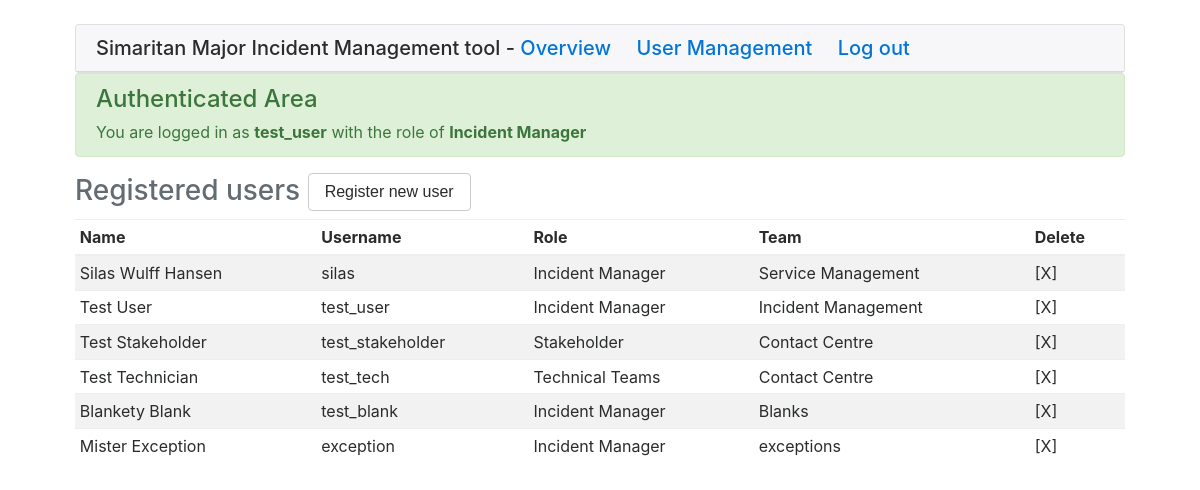
/usermanagement (signed in), run on an earlier commit of the app's database.
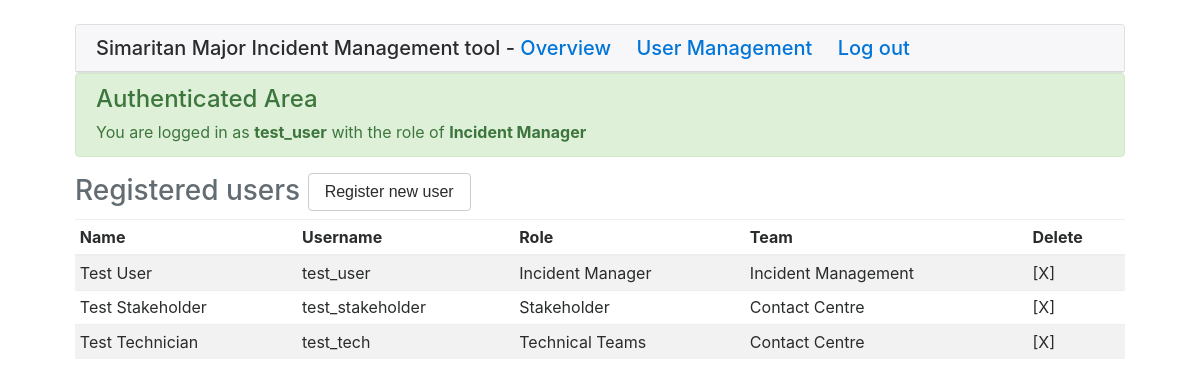
And on a later commit of the database.
### models.py (models this page shows, shortened)
class User(UserMixin, db.Model):
    id = db.Column(db.Integer, primary_key=True)
    username = db.Column(db.String(32), index=True, unique=True)
    name = db.Column(db.String(32), index=True)
    email = db.Column(db.String(64), index=True, unique=True)
    role = db.Column(db.String(64), index=True)
    team = db.Column(db.String(64), index=True)
    password_hash = db.Column(db.String(64))

### simaritan/routes.py (the view, shortened to what this page needs)
@app.route('/usermanagement', methods=['GET', 'POST'])
@login_required
def userManagement():
    if current_user.role != "Incident Manager":
        return render_template('notpermitted.html')
    users = User.query.all()
    regf = UserReg()
    incidents = Incident.query.order_by(Incident.id.asc()).all()
    return render_template('userManagement.html', users=users, regf=regf, incs=incidents, title='User Management')

### models.py (called while the page is built)
@login.user_loader
def load_user(id):
    return User.query.get(int(id))

### simaritan/templates/userManagement.html (shortened to what this page needs)
{% extends "base.html" %}
{% block body %}
		<div class="row">
			<div class="col-md-12">
				<div class="row">
					{% include "components/authenticated_header.html" %}
				</div>
				<div class="row">
					<div class="col-md-12">
						<h3 class="text-left text-muted">
							Registered users
							<button type="button" class="btn btn-secondary" data-toggle="modal" data-target="#addUserModal">
								Register new user
							</button>
						</h3>
						<table class="table table-striped table-hover table-sm">
							<thead>
								<tr>
									<th>
										Name
									</th>
									<th>
										Username
									</th>
									<th>
										Role
									</th>
									<th>
										Team
									</th>
									<th>
										Delete
									</th>
								</tr>
							</thead>
						<tbody>
							{% for user in users %}
							<tr class="table">
								<td>
									{{ user.name }}
								</td>
								<td>
									{{ user.username }}
									</td>
								<td>
									{{ user.role }}
								</td>
								<td>
									{{ user.team }}
								</td>
								<td>
									<form method="post" action="update/deleteuser">
											<a onclick="this.parentNode.submit();">[X]</a>
									</form>
									</td>
							</tr>
							{% endfor %}
						</tbody>
					</table>
				</div>
			</div>
		</div>
	</div>
</div>
{% endblock %}

### simaritan/templates/base.html (shortened to what this page needs)
<!DOCTYPE html>
<html lang="en">
  <head>
	<link rel="stylesheet" href="{{ url_for('static', filename='css/bootstrap.min.css') }}">
    <link rel="stylesheet" href="{{ url_for('static', filename='css/style.css') }}">
  </head>
  <body>
	<div class="container-fluid">
		<div class="row">
			<div class="col-md-12">
                    <div class="card">
                        <h5 class="card-header">Simaritan Major Incident Management tool -
                             {% if current_user.is_authenticated %}
                                    <a class="card-link" href="{{ url_for('overview') }}" role="button">Overview</a>
                                    {% if current_user.role == "Incident Manager" %}
                                        <a class="card-link" href="{{ url_for('userManagement') }}" role="button">User Management</a>
                                    {% endif %}
                                        <a class="card-link" href="{{ url_for('logout') }}" role="button">Log out</a>
                                {% endif %}
                        </h5>
                    </div>
            </div>
		</div>
  {% block body %}{% endblock %}
  </body>
</html>

### simaritan/templates/components/authenticated_header.html
<div class="col-md-12">
	<div class="alert alert-success alert-dismissable">
		<h4>
			Authenticated Area
		</h4> You are logged in as <strong>{{ current_user.username }}</strong> with the role of <strong>{{ current_user.role }}</strong>
	</div>
</div>

What changed in the data, as far as the page shows it:
removed User: name "Silas Wulff Hansen", username "silas", role "Incident Manager", team "Service Management"
removed User: name "Blankety Blank", username "test_blank", role "Incident Manager", team "Blanks"
removed User: name "Mister Exception", username "exception", role "Incident Manager", team "exceptions"
